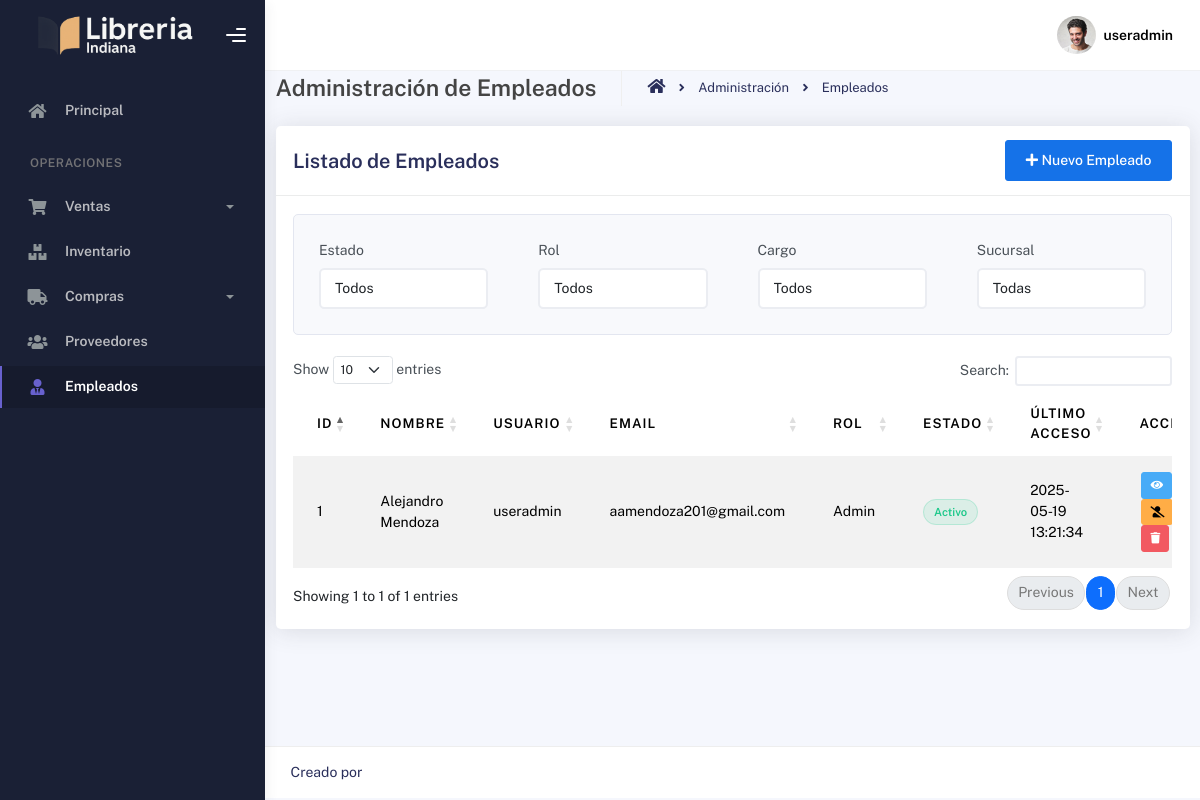
The page /admin/employees (signed in) on the database as committed earlier.
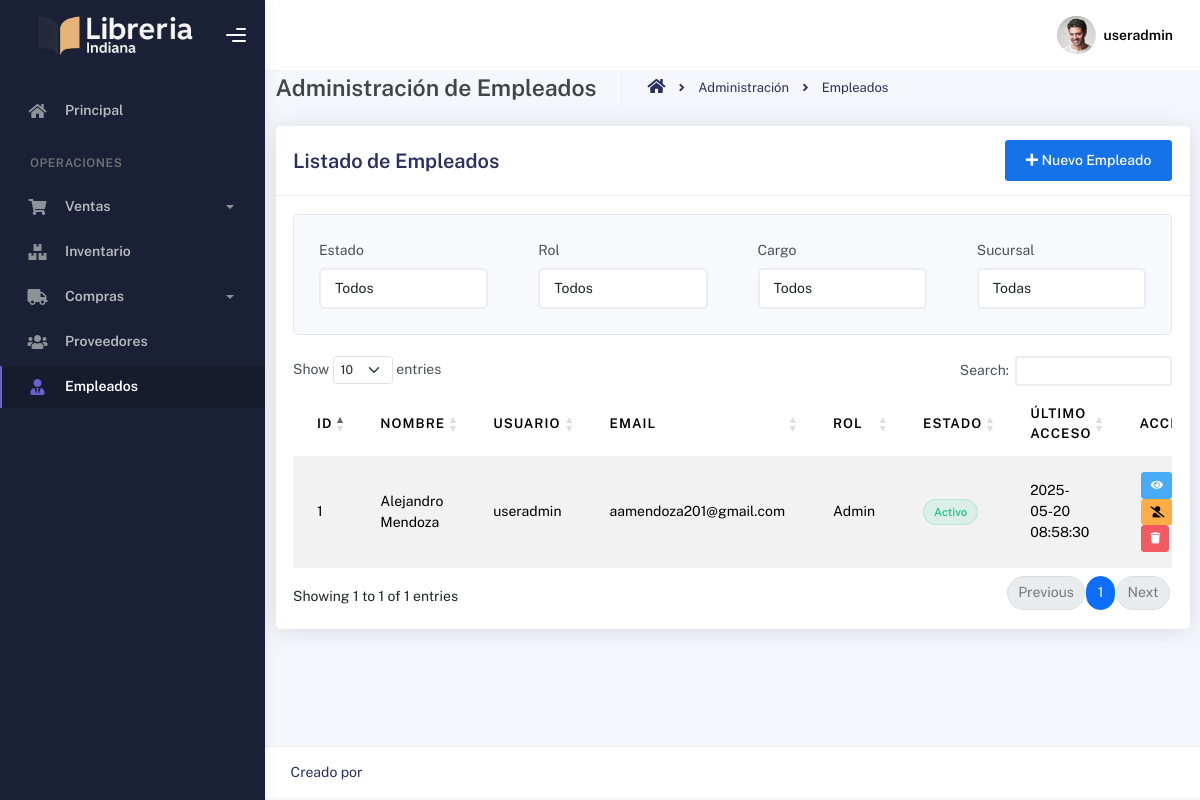
The same page on the database as committed later.
### tables this page shows
CREATE TABLE usuarios (
        id INTEGER PRIMARY KEY AUTOINCREMENT,
        user TEXT NOT NULL,
        email TEXT NOT NULL UNIQUE,
        contrasena TEXT NOT NULL
    , role TEXT NOT NULL DEFAULT 'empleado', reset_token TEXT, reset_token_expiry DATETIME, is_active BOOLEAN NOT NULL DEFAULT 1, last_login DATETIME, failed_login_attempts INTEGER DEFAULT 0, account_locked BOOLEAN DEFAULT 0, locked_until DATETIME, IDEmpleado INTEGER);

CREATE TABLE Empleado (
    IDEmpleado INTEGER PRIMARY KEY AUTOINCREMENT,
    NombreCompleto TEXT,
    IDCargo INTEGER,
    FOREIGN KEY (IDCargo) REFERENCES Cargo(IDCargo)
);

### app/blueprints/admin/routes.py (the view)
@admin_bp.route('/employees')
@role_required(['admin', 'gerente'])
def employees():
    conn = get_db_connection()
    conn.row_factory = sqlite3.Row
    cursor = conn.cursor()
    try:
        cursor.execute("""
            SELECT e.IDEmpleado, e.NombreCompleto, c.Nombre as cargo_nombre, e.IDCargo,
                   u.id as user_id, u.user, u.email, u.role, u.is_active, u.account_locked,
                   u.last_login, s.Nombre as sucursal_nombre, s.IDSucursal
            FROM Empleado e
            LEFT JOIN usuarios u ON e.IDEmpleado = u.IDEmpleado
            LEFT JOIN Cargo c ON e.IDCargo = c.IDCargo
            LEFT JOIN Sucursal s ON 1=1  -- Aquí deberías tener una relación entre empleado y sucursal
            ORDER BY e.NombreCompleto
        """)
        employees = cursor.fetchall()
        cursor.execute("SELECT IDCargo, Nombre FROM Cargo ORDER BY Nombre")
        cargos = cursor.fetchall()
        cursor.execute("SELECT IDSucursal, Nombre FROM Sucursal ORDER BY Nombre")
        sucursales = cursor.fetchall()
        return render_template('admin/employees.html',
                               employees=employees,
                               cargos=cargos,
                               sucursales=sucursales,
                               current_year=datetime.now().year)
    except Exception as e:
        flash(f"Error al cargar la página: {str(e)}", "danger")
        return redirect(url_for('dashboard.index'))
    finally:
        if conn:
            conn.close()

### app/utils/__init__.py (called while the page is built)
def role_required(roles):
    def decorator(f):
        @wraps(f)
        def decorated_function(*args, **kwargs):
            if session.get("user_id") is None:
                return redirect(url_for('auth.login'))
            user_role = session.get("role")
            if user_role not in roles and 'admin' not in roles:
                abort(403)  # Forbidden
            return f(*args, **kwargs)
        return decorated_function
    return decorator

### app/utils/db.py (called while the page is built)
def get_db_connection():
    conn = sqlite3.connect(current_app.config['DATABASE_PATH'])
    conn.row_factory = sqlite3.Row
    return conn

### app/blueprints/admin/templates/admin/employees.html (shortened to what this page needs)
{% extends "layout.html" %}
{% block style %}
<link rel="stylesheet" href="https://cdn.datatables.net/1.11.5/css/dataTables.bootstrap5.min.css">
<link rel="stylesheet" href="https://cdn.datatables.net/responsive/2.2.9/css/responsive.bootstrap5.min.css">
{% endblock %}
{% block main %}
<div class="container-fluid">
    <div class="page-header">
        <h4 class="page-title">Administración de Empleados</h4>
        <ul class="breadcrumbs">
            <li class="nav-home">
                <a href="{{ url_for('dashboard.index') }}">
                    <i class="fas fa-home"></i>
                </a>
            </li>
            <li class="separator">
                <i class="fas fa-angle-right"></i>
            </li>
            <li class="nav-item">
                <a href="#">Administración</a>
            </li>
            <li class="separator">
                <i class="fas fa-angle-right"></i>
            </li>
            <li class="nav-item">
                <a href="#">Empleados</a>
            </li>
        </ul>
    </div>
    <div class="row">
        <div class="col-md-12">
            <div class="card">
                <div class="card-header">
                    <div class="d-flex justify-content-between align-items-center">
                        <h4 class="card-title">Listado de Empleados</h4>
                        <button class="btn btn-primary " data-bs-toggle="modal" data-bs-target="#addEmployeeModal">
                            <i class="fas fa-plus"></i> Nuevo Empleado
                        </button>
                    </div>
                </div>
                <div class="card-body">
                    <div class="filter-section mb-4">
                        <div class="row">
                            <div class="col-md-3">
                                <div class="form-group">
                                    <label for="filterStatus">Estado</label>
                                    <select class="form-control" id="filterStatus">
                                        <option value="">Todos</option>
                                    </select>
                                </div>
                            </div>
                            <div class="col-md-3">
                                <div class="form-group">
                                    <label for="filterRole">Rol</label>
                                    <select class="form-control" id="filterRole">
                                        <option value="">Todos</option>
                                    </select>
                                </div>
                            </div>
                            <div class="col-md-3">
                                <div class="form-group">
                                    <label for="filterCargo">Cargo</label>
                                    <select class="form-control" id="filterCargo">
                                        <option value="">Todos</option>
                                    </select>
                                </div>
                            </div>
                            <div class="col-md-3">
                                <div class="form-group">
                                    <label for="filterSucursal">Sucursal</label>
                                    <select class="form-control" id="filterSucursal">
                                        <option value="">Todas</option>
                                    </select>
                                </div>
                            </div>
                        </div>
                    </div>
                    <div class="table-responsive">
                        <table id="employeesTable" class="table table-striped table-hover">
                            <thead>
                                <tr>
                                    <th>ID</th>
                                    <th>Nombre</th>
                                    <th>Usuario</th>
                                    <th>Email</th>
                                    <th>Rol</th>
                                    <th>Estado</th>
                                    <th>Último Acceso</th>
                                    <th>Acciones</th>
                                </tr>
                            </thead>
                            <tbody>
                                {% for employee in employees %}
                                <tr>
                                    <td>{{ employee.IDEmpleado }}</td>
                                    <td>{{ employee.NombreCompleto }}</td>
                                    <td>{{ employee.user }}</td>
                                    <td>{{ employee.email }}</td>
                                    <td>{{ employee.role|capitalize }}</td>
                                    <td>
                                        {% if employee.account_locked %}
                                            <span class="status-badge status-locked">Bloqueado</span>
                                        {% elif employee.is_active %}
                                            <span class="status-badge status-active">Activo</span>
                                        {% else %}
                                            <span class="status-badge status-inactive">Inactivo</span>
                                        {% endif %}
                                    </td>
                                    <td>{{ employee.last_login|default('Nunca', true) }}</td>
                                    <td>
                                        <button class="btn btn-info btn-sm action-btn" onclick="viewEmployee({{ employee.IDEmpleado }})" title="Ver detalles">
                                            <i class="fas fa-eye"></i>
                                        </button>
                                        {% if employee.is_active %}
                                            <button class="btn btn-warning btn-sm action-btn" onclick="toggleStatus({{ employee.IDEmpleado }}, 'disable')" title="Deshabilitar">
                                                <i class="fas fa-user-slash"></i>
                                            </button>
                                        {% else %}
                                            <button class="btn btn-success btn-sm action-btn" onclick="toggleStatus({{ employee.IDEmpleado }}, 'enable')" title="Habilitar">
                                                <i class="fas fa-user-check"></i>
                                            </button>
                                        {% endif %}
                                        <button class="btn btn-danger btn-sm action-btn" onclick="confirmDelete({{ employee.IDEmpleado }})" title="Eliminar">
                                            <i class="fas fa-trash"></i>
                                        </button>
                                    </td>
                                </tr>
                                {% endfor %}
                            </tbody>
                        </table>
                    </div>
                </div>
            </div>
        </div>
    </div>
</div>
{% endblock %}

### app/templates/layout.html (shortened to what this page needs)
<!DOCTYPE html>
<html lang="en">
<head>
  <link href="https://cdn.jsdelivr.net/npm/@mdi/font@6.5.95/css/materialdesignicons.min.css" rel="stylesheet">
  <link rel="stylesheet" href="{{ url_for('static', filename='css/bootstrap.min.css') }}" />
  <link rel="stylesheet" href="{{ url_for('static', filename='css/plugins.min.css') }}" />
  <link rel="stylesheet" href="{{ url_for('static', filename='css/kaiadmin.min.css') }}" />
  <link href="https://cdn.jsdelivr.net/npm/bootstrap-icons@1.11.1/font/bootstrap-icons.css" rel="stylesheet">
  <link rel="stylesheet" href="{{ url_for('static', filename='css/demo.css') }}" />
  {% block style %} {% endblock %}
</head>
<body>
  <div class="wrapper">
    {% set current_path = request.path %}
    <div class="sidebar" data-background-color="dark">
      <div class="sidebar-logo">
        <div class="logo-header" data-background-color="dark">
          <a href="{{ url_for('dashboard.index') }}" class="logo">
            <img src="{{ url_for('static', filename='img/logo_claro.png') }}" alt="navbar brand"
              class="navbar-brand" height="20" />
          </a>
          <div class="nav-toggle">
            <button class="btn btn-toggle toggle-sidebar">
              <i class="gg-menu-right"></i>
            </button>
          </div>
        </div>
      </div>
      <div class="sidebar-wrapper scrollbar scrollbar-inner">
        <div class="sidebar-content">
          <ul class="nav nav-secondary">
            <li class="nav-item {% if current_path == url_for('dashboard.index') %}active{% endif %}">
              <a href="{{ url_for('dashboard.index') }}"
                aria-expanded="false">
                <i class="fas fa-home"></i>
                <p>Principal</p>
              </a>
            </li>
            <li class="nav-section">
              <h4 class="text-section">Operaciones</h4>
            </li>
            <li class="nav-item {% if current_path in [url_for('ventas.catalogo'), url_for('ventas.historial'), url_for('ventas.reporte')] %}active{% endif %}">
              <a data-bs-toggle="collapse" href="#ventas">
                <i class="fas fa-shopping-cart"></i>
                <p>Ventas</p>
                <span class="caret"></span>
              </a>
            </li>
            <li class="nav-item {% if current_path == url_for('inventario.mostrar_stock') %}active{% endif %}">
              <a href="{{ url_for('inventario.mostrar_stock') }}">
                <i class="fas fa-boxes"></i>
                <p>Inventario</p>
              </a>
            </li>
            <li class="nav-item {% if request.blueprint == 'compras' %}active{% endif %}">
              <a data-bs-toggle="collapse" href="#compras">
                <i class="fas fa-truck"></i>
                <p>Compras</p>
                <span class="caret"></span>
              </a>
            </li>
            <li class="nav-item {% if current_path == url_for('admin.proveedores') %}active{% endif %}">
              <a href="{{ url_for('admin.proveedores') }}">
                <i class="fas fa-users"></i>
                <p>Proveedores</p>
              </a>
            </li>
            <li class="nav-item {% if current_path == url_for('admin.employees') %}active{% endif %}">
              <a href="{{ url_for('admin.employees') }}">
                <i class="fas fa-user-tie"></i>
                <p>Empleados</p>
              </a>
            </li>
          </ul>
        </div>
      </div>
    </div>
    <div class="main-panel">
      <div class="main-header">
        <nav class="navbar navbar-header navbar-header-transparent navbar-expand-lg border-bottom">
          <div class="container-fluid">
            <ul class="navbar-nav topbar-nav ms-md-auto align-items-center">
              <li class="nav-item topbar-user dropdown hidden-caret">
                <a class="dropdown-toggle profile-pic" data-bs-toggle="dropdown" href="#" aria-expanded="false">
                  <div class="avatar-sm">
                    <img src="{{ url_for('static', filename='img/profile.jpg') }}" alt="..."
                      class="avatar-img rounded-circle" />
                  </div>
                  <span class="profile-username">
                    <span class="fw-bold">{{ session.get('username', 'Usuario') }}</span>
                  </span>
                </a>
              </li>
            </ul>
          </div>
        </nav>
      </div>
      <div class="container">
        {% block main %} {% endblock %}
      </div>
      <footer class="footer">
        <div class="container-fluid d-flex justify-content-between">
          <div>
            Creado por
          </div>
        </div>
      </footer>
    </div>
  </div>
</body>
</html>

### app/templates/layout.html (style rules this page uses)
.navbar-brand { width: 180px; height: 100%; object-fit: contain; }

### app/blueprints/admin/templates/admin/employees.html (style rules this page uses)
.status-badge { padding: 5px 10px; border-radius: 20px; font-size: 0.8rem; font-weight: 600; }
.status-active { background-color: rgba(28, 200, 138, 0.1); color: #1cc88a; border: 1px solid rgba(28, 200, 138, 0.2); }
.action-btn { margin: 0 2px; padding: 4px 8px; font-size: 0.8rem; }
.filter-section { background-color: #f8f9fc; padding: 15px; border-radius: 5px; margin-bottom: 20px; border: 1px solid #e3e6f0; }
.card-header { background-color: #f8f9fc; border-bottom: 1px solid #e3e6f0; }
.card { box-shadow: 0 0.15rem 1.75rem 0 rgba(58, 59, 69, 0.15); border: none; border-radius: 0.35rem; }

Rows that differ between the two databases and show on the page:
changed usuarios "useradmin": last_login "2025-05-19 13:21:34" → "2025-05-20 08:58:30"
